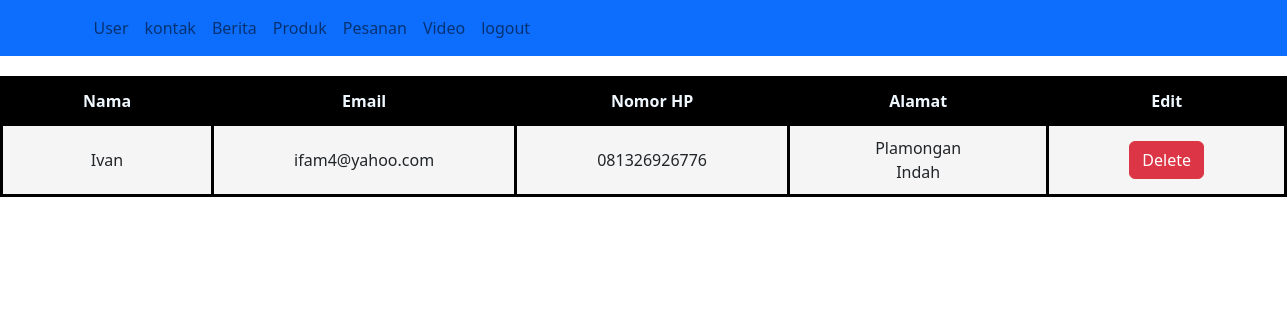
Screenshot of /kontak.php (signed in) with the database file from the repository.
### tables this page shows
CREATE TABLE `kontak` (
  `id` int(10) NOT NULL,
  `nama` varchar(50) NOT NULL,
  `email` varchar(50) NOT NULL,
  `nomer` varchar(50) NOT NULL,
  `alamat` varchar(50) NOT NULL
);

### kontak.php (the view, shortened to what this page needs)
<?php
include 'koneksi.php';
$kontak = "SELECT * FROM kontak ";
$haskon = mysqli_query($conn, $kontak);
?>
<!DOCTYPE html>
<html lang='en'>
<head>
<link href="https://cdn.jsdelivr.net/npm/bootstrap@5.2.3/dist/css/bootstrap.min.css" rel="stylesheet">
<link rel="stylesheet" href="table.css">
</head>
<body>
<nav class="navbar navbar-expand-lg bg-primary">
  <div class="container">
    <div class="collapse navbar-collapse" id="navbarNavAltMarkup">
      <div class="navbar-nav">
      <a class="nav-link" href="admin.php">User</a>
        <a class="nav-link" href="kontak.php">kontak</a>
        <a class="nav-link" href="berita.php">Berita</a>
        <a class="nav-link" href="produk.php">Produk</a>
        <a class="nav-link" href="pesanan.php">Pesanan</a>
        <a class="nav-link" href="video.php">Video</a>
        <a class="nav-link" href="logout.php">logout</a>
      </div>
    </div>
  </div>
</nav>
    <table>
        <tr>
            <th>Nama</th>
            <th>Email</th>
            <th>Nomor HP</th>
            <th>Alamat</th>
            <th>Edit</th>
        </tr>
        <tr>
            <?php while($tabelkontak=mysqli_fetch_assoc($haskon)){ ?>
                <td><?php echo $tabelkontak ['nama']; ?></td>
                <td><?php echo $tabelkontak ['email']; ?></td>
                <td><?php echo $tabelkontak ['nomer']; ?></td>
                <td><?php echo $tabelkontak ['alamat'];?></td>
                <td><a href="hapuskontak.php?id=<?php echo $tabelkontak["id"];?>" class="btn btn-danger">Delete</a></td>
            <?php ;} ?>
        </tr>
    </table>
</body>
</html>

### table.css (style rules this page uses)
table, th, td { margin: auto; border: 3px solid black; border-collapse: collapse; margin-top: 20px; }
th { background-color: Black; color: aliceblue; text-align: center; padding: 10px 80px 10px 80px; }
td { text-align: center; background-color: whitesmoke; padding: 10px 80px 10px 80px; }

### rows the page displays
kontak: nama "Ivan", email "ifam4@yahoo.com", nomer "081326926776", alamat "Plamongan Indah"
